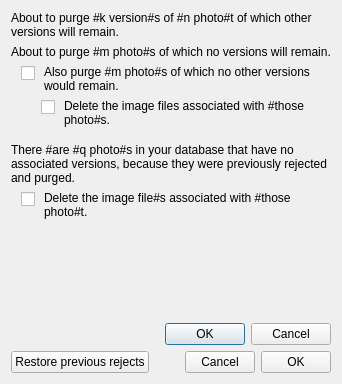
<?xml version="1.0" encoding="UTF-8"?>
<ui version="4.0">
 <class>PurgeDialog</class>
 <widget class="QDialog" name="PurgeDialog">
  <property name="geometry">
   <rect>
    <x>0</x>
    <y>0</y>
    <width>342</width>
    <height>384</height>
   </rect>
  </property>
  <property name="windowTitle">
   <string>Purge rejects</string>
  </property>
  <layout class="QVBoxLayout" name="verticalLayout">
   <item>
    <widget class="QLabel" name="mainLabelLong">
     <property name="text">
      <string>About to purge #k version#s of #n photo#t of which other versions will remain.</string>
     </property>
     <property name="wordWrap">
      <bool>true</bool>
     </property>
    </widget>
   </item>
   <item>
    <widget class="QLabel" name="mainLabelShort">
     <property name="text">
      <string>About to purge #m photo#s of which no versions will remain.</string>
     </property>
     <property name="wordWrap">
      <bool>true</bool>
     </property>
    </widget>
   </item>
   <item>
    <widget class="QWidget" name="purgeContainer" native="true">
     <layout class="QHBoxLayout" name="horizontalLayout">
      <property name="spacing">
       <number>0</number>
      </property>
      <property name="leftMargin">
       <number>0</number>
      </property>
      <property name="topMargin">
       <number>0</number>
      </property>
      <property name="bottomMargin">
       <number>0</number>
      </property>
      <item>
       <widget class="QWidget" name="widget_2" native="true">
        <property name="sizePolicy">
         <sizepolicy hsizetype="Maximum" vsizetype="Preferred">
          <horstretch>0</horstretch>
          <verstretch>0</verstretch>
         </sizepolicy>
        </property>
        <layout class="QVBoxLayout" name="verticalLayout_2">
         <property name="leftMargin">
          <number>10</number>
         </property>
         <property name="topMargin">
          <number>1</number>
         </property>
         <property name="rightMargin">
          <number>3</number>
         </property>
         <property name="bottomMargin">
          <number>0</number>
         </property>
         <item>
          <widget class="QCheckBox" name="purgeCheck">
           <property name="sizePolicy">
            <sizepolicy hsizetype="Fixed" vsizetype="Fixed">
             <horstretch>0</horstretch>
             <verstretch>0</verstretch>
            </sizepolicy>
           </property>
           <property name="text">
            <string/>
           </property>
          </widget>
         </item>
         <item>
          <spacer name="verticalSpacer_2">
           <property name="orientation">
            <enum>Qt::Vertical</enum>
           </property>
           <property name="sizeHint" stdset="0">
            <size>
             <width>20</width>
             <height>0</height>
            </size>
           </property>
          </spacer>
         </item>
        </layout>
       </widget>
      </item>
      <item>
       <widget class="QLabel" name="purgeLabel">
        <property name="text">
         <string>Also purge #m photo#s of which no other versions would remain.</string>
        </property>
        <property name="wordWrap">
         <bool>true</bool>
        </property>
       </widget>
      </item>
     </layout>
    </widget>
   </item>
   <item>
    <widget class="QWidget" name="deleteContainer" native="true">
     <layout class="QHBoxLayout" name="horizontalLayout_2">
      <property name="spacing">
       <number>0</number>
      </property>
      <property name="leftMargin">
       <number>0</number>
      </property>
      <property name="topMargin">
       <number>0</number>
      </property>
      <property name="bottomMargin">
       <number>0</number>
      </property>
      <item>
       <widget class="QWidget" name="deleteSpacer" native="true">
        <property name="sizePolicy">
         <sizepolicy hsizetype="Fixed" vsizetype="Preferred">
          <horstretch>0</horstretch>
          <verstretch>0</verstretch>
         </sizepolicy>
        </property>
        <property name="minimumSize">
         <size>
          <width>20</width>
          <height>0</height>
         </size>
        </property>
       </widget>
      </item>
      <item>
       <widget class="QWidget" name="widget_4" native="true">
        <property name="sizePolicy">
         <sizepolicy hsizetype="Maximum" vsizetype="Preferred">
          <horstretch>0</horstretch>
          <verstretch>0</verstretch>
         </sizepolicy>
        </property>
        <layout class="QVBoxLayout" name="verticalLayout_3">
         <property name="leftMargin">
          <number>10</number>
         </property>
         <property name="topMargin">
          <number>1</number>
         </property>
         <property name="rightMargin">
          <number>3</number>
         </property>
         <property name="bottomMargin">
          <number>0</number>
         </property>
         <item>
          <widget class="QCheckBox" name="deleteCheck">
           <property name="sizePolicy">
            <sizepolicy hsizetype="Fixed" vsizetype="Fixed">
             <horstretch>0</horstretch>
             <verstretch>0</verstretch>
            </sizepolicy>
           </property>
           <property name="text">
            <string/>
           </property>
          </widget>
         </item>
         <item>
          <spacer name="verticalSpacer_3">
           <property name="orientation">
            <enum>Qt::Vertical</enum>
           </property>
           <property name="sizeHint" stdset="0">
            <size>
             <width>20</width>
             <height>1</height>
            </size>
           </property>
          </spacer>
         </item>
        </layout>
       </widget>
      </item>
      <item>
       <widget class="QLabel" name="deleteLabel">
        <property name="text">
         <string>Delete the image files associated with #those photo#s.</string>
        </property>
        <property name="wordWrap">
         <bool>true</bool>
        </property>
       </widget>
      </item>
     </layout>
    </widget>
   </item>
   <item>
    <spacer name="verticalSpacer_4">
     <property name="orientation">
      <enum>Qt::Vertical</enum>
     </property>
     <property name="sizeType">
      <enum>QSizePolicy::Fixed</enum>
     </property>
     <property name="sizeHint" stdset="0">
      <size>
       <width>20</width>
       <height>10</height>
      </size>
     </property>
    </spacer>
   </item>
   <item>
    <widget class="QLabel" name="oldLabel">
     <property name="text">
      <string>There #are #q photo#s in your database that have no associated versions, because they were previously rejected and purged. </string>
     </property>
     <property name="wordWrap">
      <bool>true</bool>
     </property>
    </widget>
   </item>
   <item>
    <widget class="QWidget" name="oldContainer" native="true">
     <layout class="QHBoxLayout" name="horizontalLayout_3">
      <property name="spacing">
       <number>0</number>
      </property>
      <property name="leftMargin">
       <number>0</number>
      </property>
      <property name="topMargin">
       <number>0</number>
      </property>
      <property name="bottomMargin">
       <number>0</number>
      </property>
      <item>
       <widget class="QWidget" name="widget_3" native="true">
        <property name="sizePolicy">
         <sizepolicy hsizetype="Maximum" vsizetype="Preferred">
          <horstretch>0</horstretch>
          <verstretch>0</verstretch>
         </sizepolicy>
        </property>
        <layout class="QVBoxLayout" name="verticalLayout_4">
         <property name="leftMargin">
          <number>10</number>
         </property>
         <property name="topMargin">
          <number>1</number>
         </property>
         <property name="rightMargin">
          <number>3</number>
         </property>
         <property name="bottomMargin">
          <number>0</number>
         </property>
         <item>
          <widget class="QCheckBox" name="deleteOldCheck">
           <property name="sizePolicy">
            <sizepolicy hsizetype="Fixed" vsizetype="Fixed">
             <horstretch>0</horstretch>
             <verstretch>0</verstretch>
            </sizepolicy>
           </property>
           <property name="text">
            <string/>
           </property>
          </widget>
         </item>
         <item>
          <spacer name="verticalSpacer_5">
           <property name="orientation">
            <enum>Qt::Vertical</enum>
           </property>
           <property name="sizeHint" stdset="0">
            <size>
             <width>20</width>
             <height>0</height>
            </size>
           </property>
          </spacer>
         </item>
        </layout>
       </widget>
      </item>
      <item>
       <widget class="QLabel" name="deleteOldLabel">
        <property name="text">
         <string>Delete the image file#s associated with #those photo#t.</string>
        </property>
        <property name="wordWrap">
         <bool>true</bool>
        </property>
       </widget>
      </item>
     </layout>
    </widget>
   </item>
   <item>
    <spacer name="verticalSpacer">
     <property name="orientation">
      <enum>Qt::Vertical</enum>
     </property>
     <property name="sizeHint" stdset="0">
      <size>
       <width>20</width>
       <height>4000</height>
      </size>
     </property>
    </spacer>
   </item>
   <item>
    <widget class="QDialogButtonBox" name="buttonBox">
     <property name="standardButtons">
      <set>QDialogButtonBox::Cancel|QDialogButtonBox::Ok</set>
     </property>
     <property name="centerButtons">
      <bool>false</bool>
     </property>
    </widget>
   </item>
   <item>
    <widget class="QWidget" name="buttonbox1" native="true">
     <layout class="QHBoxLayout" name="horizontalLayout_4">
      <property name="margin">
       <number>0</number>
      </property>
      <item>
       <widget class="QPushButton" name="restoreButton">
        <property name="text">
         <string>Restore previous rejects</string>
        </property>
       </widget>
      </item>
      <item>
       <spacer name="horizontalSpacer">
        <property name="orientation">
         <enum>Qt::Horizontal</enum>
        </property>
        <property name="sizeHint" stdset="0">
         <size>
          <width>40</width>
          <height>20</height>
         </size>
        </property>
       </spacer>
      </item>
      <item>
       <widget class="QPushButton" name="cancelButton">
        <property name="minimumSize">
         <size>
          <width>70</width>
          <height>0</height>
         </size>
        </property>
        <property name="text">
         <string>Cancel</string>
        </property>
       </widget>
      </item>
      <item>
       <widget class="QPushButton" name="okButton">
        <property name="minimumSize">
         <size>
          <width>40</width>
          <height>0</height>
         </size>
        </property>
        <property name="text">
         <string>OK</string>
        </property>
       </widget>
      </item>
     </layout>
    </widget>
   </item>
  </layout>
 </widget>
 <resources/>
 <connections/>
</ui>
